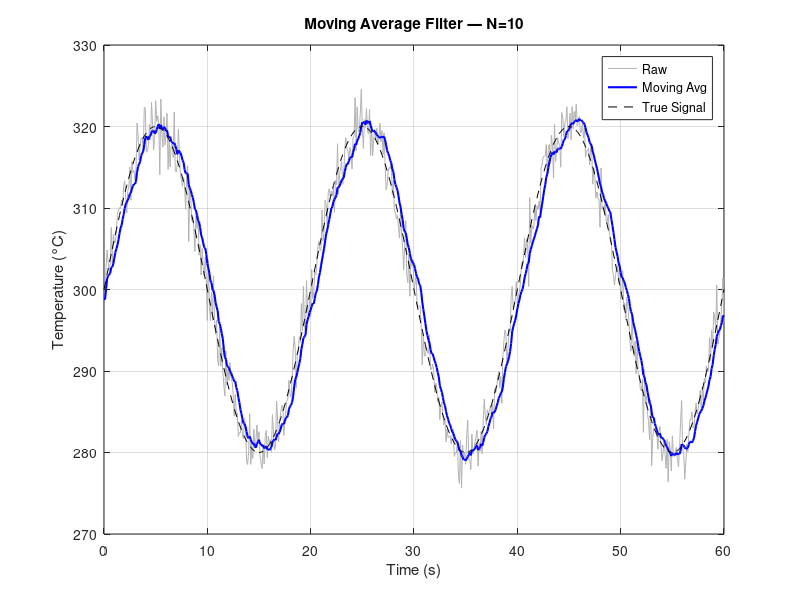

Write MATLAB code to recreate this figure.
%% sim-02: Moving Average Filter (implement manually)

% Generate noisy signal
t = 0:0.1:60;
clean = 300 + 20*sin(2*pi*0.05*t);
noise = 2*randn(size(t));
raw = clean + noise;

% Moving average — manual loop
N = 10; % window size
filtered_loop = zeros(size(raw));
for i = 1:length(raw)
    start_idx = max(1, i-N+1);
    filtered_loop(i) = mean(raw(start_idx:i));
end

% Moving average — vectorized
filtered_conv = conv(raw, ones(1,N)/N, 'same');

% SNR comparison
snr_raw = 10*log10(var(clean) / var(noise));
snr_filtered = 10*log10(var(clean) / var(raw - filtered_loop));
fprintf('SNR raw: %.1f dB\n', snr_raw);
fprintf('SNR filtered (MA): %.1f dB\n', snr_filtered);

figure;
plot(t, raw, 'Color', [0.7 0.7 0.7]); hold on;
plot(t, filtered_loop, 'b', 'LineWidth', 1.5);
plot(t, clean, 'k--');
xlabel('Time (s)'); ylabel('Temperature (°C)');
legend('Raw', 'Moving Avg', 'True Signal');
title('Moving Average Filter — N=10'); grid on;

pause;
